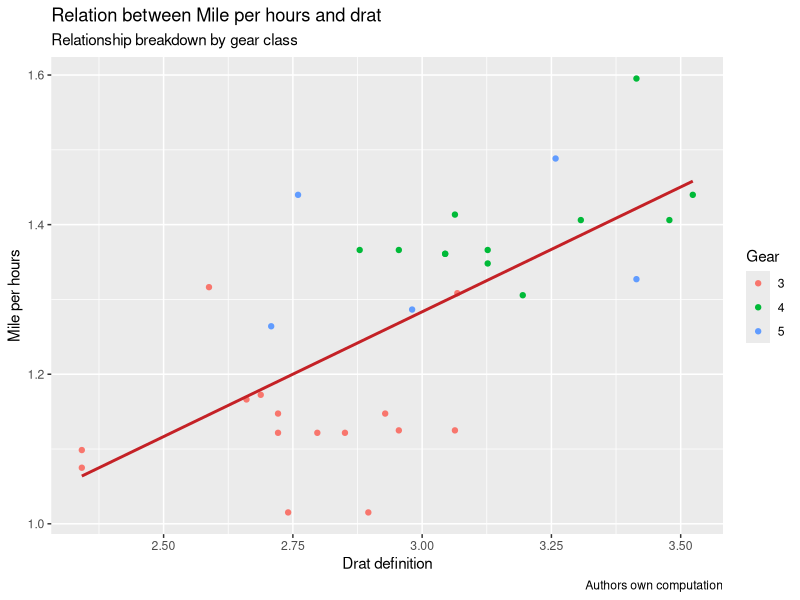

Here is the R script that generated this plot:
library(ggplot2)
new_graph <- ggplot(mtcars, aes(x = log(mpg), y = log(drat))) +
  geom_point(aes(color = factor(gear))) +
  stat_smooth(method = "lm", col = "#C42126", se = FALSE, size = 1)
print(new_graph + labs(
  x = "Drat definition",
  y = "Mile per hours",
  color = "Gear",
  title = "Relation between Mile per hours and drat",
  subtitle = "Relationship breakdown by gear class",
  caption = "Authors own computation"
))
